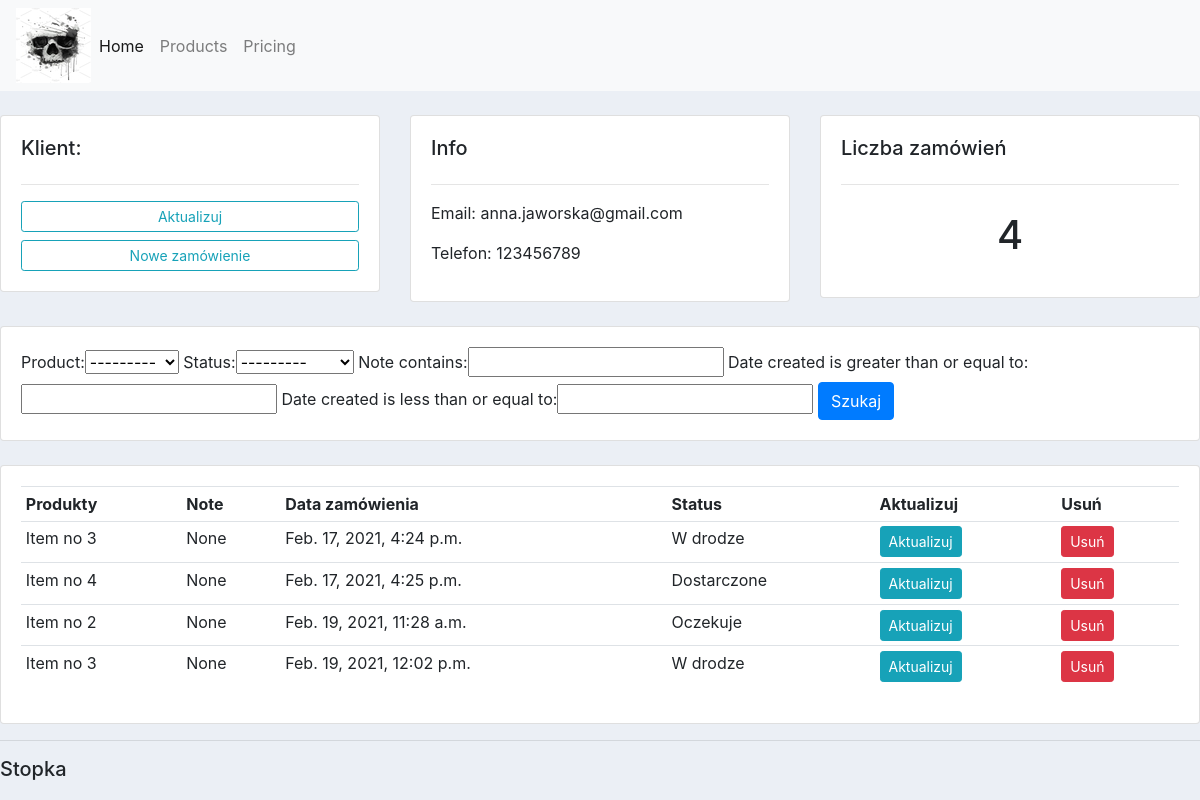
The app's page /customer/1/ with its own data.
### accounts/models.py (models this page shows, shortened)
class Customer(models.Model):
    name = models.CharField(max_length=150, null=True)
    phone = models.CharField(max_length=150, null=True)
    email = models.CharField(max_length=155, null=True)
    date_created = models.DateTimeField(auto_now_add=True, null=True)

class Order(models.Model):
    STATUS = (
        ('Oczekuje', 'Oczekuje'),
        ('W drodze', 'W drodze'),
        ('Dostarczone', 'Dostarczone'),
    )
    customer = models.ForeignKey(Customer, null=True, on_delete=models.SET_NULL)
    product = models.ForeignKey(Product, null=True, on_delete=models.SET_NULL)
    date_created = models.DateTimeField(auto_now_add=True, null=True)
    status = models.CharField(max_length=150, null=True, choices=STATUS)
    note = models.CharField(max_length=800, null=True)

class Product(models.Model):
    CATEGORY = (
        ('Promocja', 'Promocja'),
    )
    name = models.CharField(max_length=150, null=True)
    price = models.FloatField(max_length=150, null=True)
    category = models.CharField(max_length=150, null=True, choices=CATEGORY)
    description = models.TextField(max_length=150, null=True, blank=True)
    date_created = models.DateTimeField(auto_now_add=True, null=True)
    tags = models.ManyToManyField(Tag)
    def __str__(self):
        return self.name

### accounts/views.py (the view)
# urls.py: path('customer/<str:pk>/', views.customer, name='customer'),
def customer(request, pk):
    customer = Customer.objects.get(id=pk)
    orders = customer.order_set.all()
    order_count = orders.count()
    myFilter = OrderFilter(request.GET, queryset=orders)
    orders = myFilter.qs
    context = {'customer': customer, 'orders': orders, 'order_count': order_count, 'myFilter': myFilter}
    return render(request, 'accounts/customer.html', context)

### accounts/templates/accounts/customer.html
{%  extends 'accounts/main.html' %}
{% block content %}
    <br>
    <div class="row">
        <div class="col-md">
            <div class="card card-body">
                <h5>Klient:</h5>
                <hr>
                <a class="btn btn-outline-info  btn-sm btn-block" href="">Aktualizuj</a>
                <a class="btn btn-outline-info  btn-sm btn-block" href="{% url 'create_order' customer.id %}">Nowe zamówienie</a>
            </div>
        </div>
        <div class="col-md">
            <div class="card card-body">
                <h5>Info</h5>
                <hr>
                <p>Email: {{ customer.email }} </p>
                <p>Telefon: {{ customer.phone }}</p>
            </div>
        </div>
        <div class="col-md">
            <div class="card card-body">
                <h5>Liczba zamówień</h5>
                <hr>
                <h1 style="text-align: center;padding: 10px">{{ order_count }}</h1>
            </div>
        </div>
    </div>
    <br>
    <div class="row">
        <div class="col">
            <div class="card card-body">
                <form method="get">
                    {{ myFilter.form }}
                    <button class="btn btn-primary" type="submit">Szukaj</button>
                </form>
            </div>
        </div>
    </div>
    <br>
    <div class="row">
        <div class="col-md">
            <div class="card card-body">
                <table class="table table-sm">
                    <tr>
                        <th>Produkty</th>
                        <th>Note</th>
                        <th>Data zamówienia</th>
                        <th>Status</th>
                        <th>Aktualizuj</th>
                        <th>Usuń</th>
                    </tr>
                    {% for order in orders %}
                     <tr>
                        <td>{{ order.product }}</td>
                        <td>{{ order.note }}</td>
                        <td>{{ order.date_created }}</td>
                        <td>{{ order.status }}</td>
                         <td><a class="btn btn-sm btn-info" href="{% url 'update_order' order.id %}">Aktualizuj</a></td>
                         <td><a class="btn btn-sm btn-danger" href="{% url 'delete_order' order.id %}">Usuń</a></td>
                     </tr>
                    {% endfor %}
                </table>
            </div>
        </div>
    </div>
{% endblock %}

### accounts/static/css/main.css (style rules this page uses)
body { background-color: #ebeff5; }

### records on screen
Customer: email "anna.jaworska@gmail.com", phone "123456789"
Order: product "Item no 3", note "None", date_created "Feb. 17, 2021, 4:24 p.m.", status "W drodze"
Order: product "Item no 4", note "None", date_created "Feb. 17, 2021, 4:25 p.m.", status "Dostarczone"
Order: product "Item no 2", note "None", date_created "Feb. 19, 2021, 11:28 a.m.", status "Oczekuje"
Order: product "Item no 3", note "None", date_created "Feb. 19, 2021, 12:02 p.m.", status "W drodze"

### other values on screen
{{ order_count }} "4"
